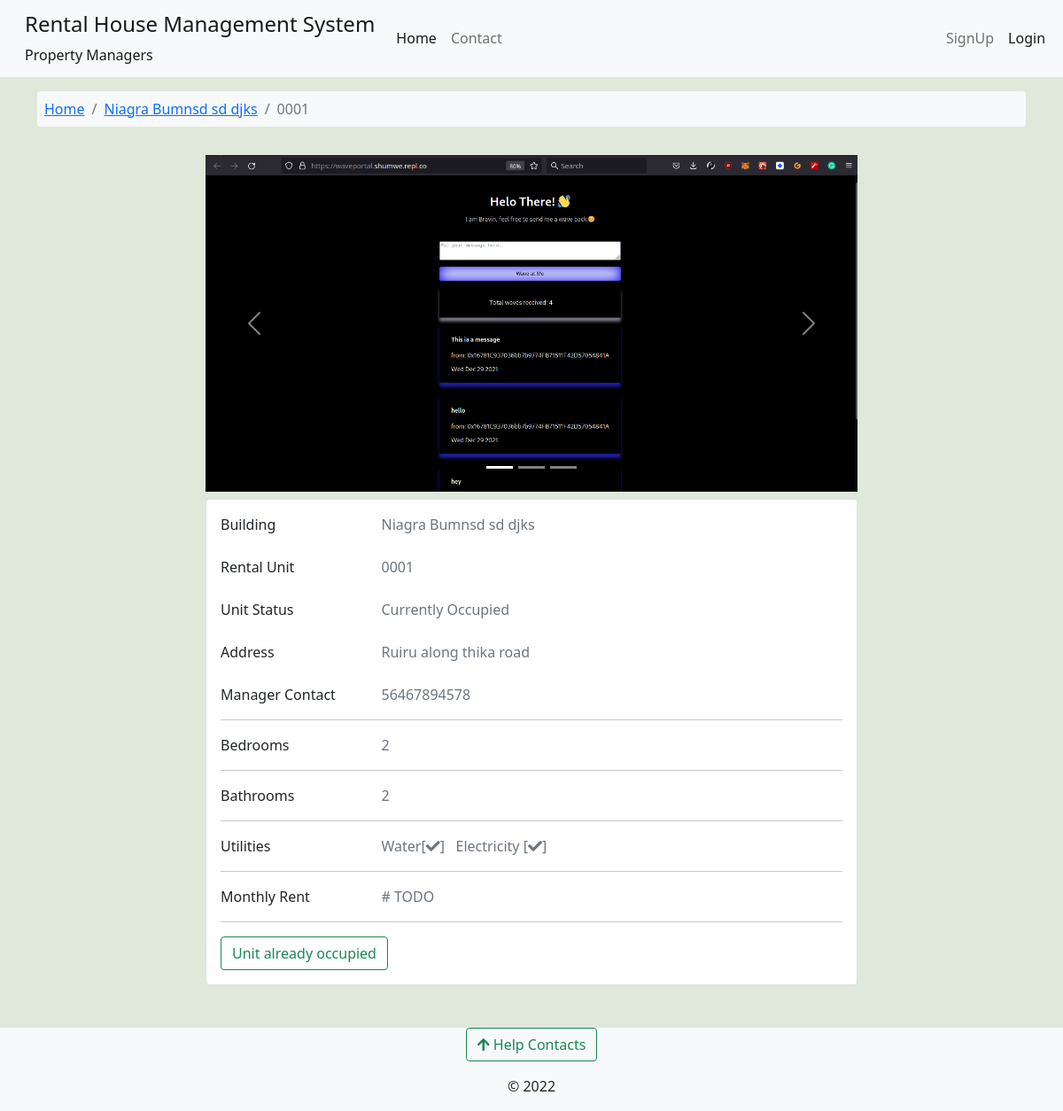
Page /unit-details/niagra-bumnsd-sd-djks/0001-niagra-bumnsd-sd-djks/ on the committed database.
### rental_property/models.py (models this page shows, shortened)
class Building(models.Model):
    STATUS_CHOICES = [
        ('op', 'Vacancies Available'),
        ('um', 'Under Maintanance'),
        ('fo', 'Fully Occupied'),
        ('dc', 'Decomisioned'),
    ]
    estate = models.ForeignKey(Estate, on_delete=models.CASCADE, null=True, blank=True)
    name = models.CharField(max_length=100)
    slug = models.SlugField(max_length=100, unique=True)
    registered_owner = models.CharField(max_length=50)
    manager = models.ForeignKey(Managers, on_delete=models.CASCADE, related_name='building_manager')
    added_by = models.ForeignKey(User, on_delete=models.DO_NOTHING)
    address_line = models.CharField(max_length=50)
    cover_image = models.ImageField(upload_to='building-cover', null=True, blank=True)
    county = models.ForeignKey(Counties, on_delete=models.CASCADE)
    country = models.CharField(max_length=50, default='Kenya')
    building_status = models.CharField(max_length=5, choices=STATUS_CHOICES)
    added = models.DateTimeField(default=datetime.now)
    updated = models.DateTimeField(auto_now=True)

class RentalUnit(models.Model):
    MAINTANANCE_STATUS_CHOICES = [
        ('nm', 'Unchechecked Report'),
        ('ip', 'Initiating Inspection'),
        ('ir', 'Maintanance In Progress'),
        ('op', 'No Active Reports'),
        ('rm', 'Remove'),
    ]
    STATUS_CHOICES = [
        ('occupied', 'Currently Occupied'),
        ('ready', 'Ready To Move In'),
        ('hold', 'On Hold'),
        ('maintanance', 'Under Maintanance'),
    ]
    building = models.ForeignKey(Building, on_delete=models.CASCADE)
    unit_type = models.ForeignKey(UnitType, on_delete=models.CASCADE)
    added_by = models.ForeignKey(User, on_delete=models.CASCADE)
    unit_number = models.CharField(max_length=50)
    slug = models.SlugField(max_length=50, unique=True, blank=True, null=True, help_text='This field is autogenerated')
    bathrooms = models.PositiveIntegerField()
    bedrooms = models.PositiveIntegerField()
    dimension = models.CharField(max_length=50)
    kitchen = models.BooleanField(default=True)
    status = models.CharField(max_length=20, choices=STATUS_CHOICES,default='ready')
    maintanance_status = models.CharField(max_length=6, choices=MAINTANANCE_STATUS_CHOICES, default='op')
    total_occupants = models.PositiveIntegerField(help_text="Number of people in the unit", null=True, blank=True)
    water_available = models.BooleanField(default=True)
    electricity_available = models.BooleanField(default=True)
    added = models.DateTimeField(default=datetime.now)
    updated = models.DateTimeField(auto_now=True)
    class Meta:
        unique_together = ('building', 'unit_number')
        verbose_name_plural = 'Rental Houses'

class UnitAlbum(models.Model):
    unit = models.ForeignKey(RentalUnit, on_delete=models.CASCADE)
    image = models.ImageField(upload_to=get_house_album_path, width_field='image_width', height_field='image_height')
    image_width = models.IntegerField(default=600)
    image_height = models.IntegerField(default=500)

### accounts/models.py (models this page shows, shortened)
class Managers(models.Model):
    VER_STATUS = [
    ('rv', 'Revoked'),
    ('pv', 'Pending Approval'),
    ('ap', 'Approved'),
    ]
    ID_WARNING = 'Must be a valid ID!'
    associated_account = models.OneToOneField(User, on_delete=models.CASCADE)
    fullname = models.CharField(max_length=100, null=True, blank=True)
    id_back = models.ImageField(upload_to=get_user_docs_path, help_text=ID_WARNING)
    id_front = models.ImageField(upload_to=get_user_docs_path, help_text=ID_WARNING)
    added_by = models.ForeignKey(User, on_delete=models.DO_NOTHING, related_name='added_by')
    active_phone_number = models.CharField(max_length=14)
    whatsapp_number = models.CharField(max_length=14)
    status = models.CharField(max_length=3, choices=VER_STATUS, default='pv')
    created = models.DateTimeField(default=datetime.now)
    updated = models.DateTimeField(auto_now=True)
    class Meta:
        verbose_name_plural = 'Managers'

### rental_property/views.py (the view)
# urls.py: path('unit-details/<slug:building_slug>/<slug:unit_slug>/', views.unit_details, name='unit-details'),
def unit_details(request, building_slug, unit_slug):
    building = Building.objects.get(slug=building_slug)
    unit = RentalUnit.objects.get(building=building, slug=unit_slug)
    image_album = UnitAlbum.objects.filter(unit=unit)
    context = {
        'building': building,
        'unit': unit,
        'image_album': image_album,
        }
    return render(request, 'rental_property/unit_details.html', context)

### complaints/context_processors.py (called while the page is built)
def get_contacts(request):
    user = request.user
    if user.is_authenticated:
        if user.is_tenant:
            tenant = Tenants.objects.get(associated_account=user)
            building = Building.objects.get(id=tenant.rented_unit.building_id)
            contacts = HelpContacts.objects.filter(associated_building=building)
            return dict(contacts=contacts)
        elif user.is_manager:
            contacts = HelpContacts.objects.all()
            return dict(contacts=contacts)
        else:
            contacts = HelpContacts.objects.filter(make_publicly_available=True)
            return dict(contacts=contacts)
    else:
        contacts = HelpContacts.objects.filter(make_publicly_available=True)
        return dict(contacts=contacts)

### rental_property/context_processors.py (called while the page is built)
def my_managed_buildings(request):
    user_instance = request.user
    if user_instance.is_authenticated:
        manager_instance = Managers.objects.filter(associated_account=user_instance)[:1]
        managed_buildings = Building.objects.filter(manager=manager_instance)
        return dict(managed_buildings=managed_buildings)
    else:
        return {'False': False,}

### rental_property/templates/rental_property/unit_details.html (shortened to what this page needs)
{% extends 'base.html' %}
{% block content %}
<nav class="container mt-3">
  <ol class="breadcrumb bg-light p-2 rounded-2">
      <li class="breadcrumb-item "><a href="{% url 'operational-buildings' %}">Home</a></li>
      <li class="breadcrumb-item"><a href="{% url 'building-units' building.slug %}"> {{building.name}} </a></li>
      <li class="breadcrumb-item active"> {{unit.unit_number}}</li>
  </ol>
</nav>
<section class="container mt-3 mb-4">
    <div class="row justify-content-center">
        <div class="col-md-8 col-sm-12">
            <div id="hrmscarousel" class="carousel slide" data-bs-ride="carousel">
                <ol class="carousel-indicators">
                    {% for photo in image_album %}
                    <li data-bs-target="#hrmscarousel" data-bs-slide-to="{{ forloop.counter0 }}" class="{% if forloop.counter0 == 0 %} active {% endif %}"></li>
                    {% endfor %}
                </ol>
                <div class="carousel-inner" role="listbox">
                    {% for photo in image_album %}
                    <div class="carousel-item {% if forloop.counter0 == 0 %} active {% endif %}">
                        <img class="d-block w-100" src="{{photo.image.url}}" alt="bng_slides">
                    </div>
                    {% endfor %}
                    <a class="carousel-control-prev" href="#hrmscarousel" role="button" data-bs-slide="prev">
                        <span class="carousel-control-prev-icon" aria-hidden="true"></span>
                        <span class="sr-only">Previous</span></a>
                    <a class="carousel-control-next" href="#hrmscarousel" role="button" data-bs-slide="next">
                        <span class="carousel-control-next-icon" aria-hidden="true"></span>
                        <span class="sr-only">Next</span></a>
                </div>
              </div>
        </div>
        <div class="container mt-2">
            <div class="row d-flex justify-content-center">
              <div class="col-md-8">
                      <div class="card mb-4">
                        <div class="card-body">
                            <div class="row">
                                <div class="col-sm-3">
                                  <p class="mb-0">Building</p>
                                </div>
                                <div class="col-sm-9">
                                  <p class="text-muted mb-0">{{building.name}}</p>
                                </div>
                              </div>
                              <br>
                              <div class="row">
                                <div class="col-sm-3">
                                  <p class="mb-0">Rental Unit</p>
                                </div>
                                <div class="col-sm-9">
                                  <p class="text-muted mb-0">{{unit.unit_number}}</p>
                                </div>
                              </div>
                              <br>
                              <div class="row">
                                <div class="col-sm-3">
                                  <p class="mb-0">Unit Status</p>
                                </div>
                                <div class="col-sm-9">
                                  <p class="text-muted mb-0">{{unit.get_status_display}}</p>
                                </div>
                              </div>
                              <br>
                          <div class="row">
                            <div class="col-sm-3">
                              <p class="mb-0">Address</p>
                            </div>
                            <div class="col-sm-9">
                              <p class="text-muted mb-0">{{building.address_line}}</p>
                            </div>
                          </div>
                          <br>
                          <div class="row">
                            <div class="col-sm-3">
                              <p class="mb-0">Manager Contact</p>
                            </div>
                            <div class="col-sm-9">
                              <p class="text-muted mb-0"> {{building.manager.active_phone_number}} </p>
                            </div>
                          </div>
                          <hr>
                          <div class="row">
                            <div class="col-sm-3">
                              <p class="mb-0">Bedrooms</p>
                            </div>
                            <div class="col-sm-9">
                              <p class="text-muted mb-0">{% if unit.bedrooms %} {{unit.bedrooms}} {% else %} None {% endif %}</p>
                            </div>
                          </div>
                          <hr>
                          <div class="row">
                            <div class="col-sm-3">
                              <p class="mb-0">Bathrooms</p>
                            </div>
                            <div class="col-sm-9">
                              <p class="text-muted mb-0">{% if unit.bathrooms %} {{unit.bathrooms}} {% endif %}</p>
                            </div>
                          </div>
                          <hr>
                          <div class="row">
                            <div class="col-sm-3">
                              <p class="mb-0">Utilities</p>
                            </div>
                            <div class="col-sm-9">
                              <p class="text-muted mb-0">
                                  {% if unit.water_available %} Water[<em class="fa fa-check"></em>] {% endif %}&nbsp;
                                  {% if unit.electricity_available %} Electricity [<em class="fa fa-check"></em>] {% endif %}</p>
                            </div>
                          </div>
                          <hr>
                          <div class="row">
                            <div class="col-sm-3">
                              <p class="mb-0">Monthly Rent</p>
                            </div>
                            <div class="col-sm-9">
                              <p class="text-muted mb-0"># TODO </p>
                            </div>
                          </div>
                          <hr>
                          <div class="row">
                            <div class="col-sm-5">
                            <div class="d-grid gap-2 d-md-block">
                                {% if unit.status == 'occupied' %}
                                <a type="button" class="btn btn-outline-success" role="button">Unit already occupied</a>
                                {% else %}
                                <a href="{% url 'core:schedule-tour' unit.slug %}" type="button" class="btn btn-outline-success" role="button">Schedule a visit</a>
                                {% endif %}
                              </div>
                            </div>
                        </div>
                    </div>
                </div>
              </div>
            </div>
          </div>
    </div>
</section>
{% endblock %}

### staticfiles/css/main.css (style rules this page uses)
:root { --header-height: 3rem; --nav-width: 68px; --first-color-light: #AFA5D9; --white-color: #F7F6FB; --body-font: 'Nunito', sans-serif; --normal-font-size: 1rem; --z-fixed: 100 }

### rows in the picture
Building: name "Niagra Bumnsd sd djks", address_line "Ruiru along thika road", manager.active_phone_number "56467894578"
RentalUnit: unit_number "0001", status "Currently Occupied", bedrooms "2", bathrooms "2"
UnitAlbum: image (picture)
